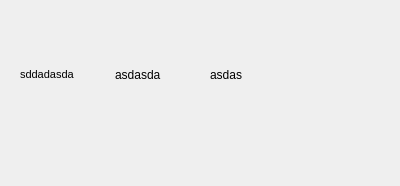
<?xml version="1.0" encoding="UTF-8"?>
<ui version="4.0">
 <class>Form</class>
 <widget class="QWidget" name="Form">
  <property name="geometry">
   <rect>
    <x>0</x>
    <y>0</y>
    <width>400</width>
    <height>186</height>
   </rect>
  </property>
  <property name="windowTitle">
   <string>Form</string>
  </property>
  <layout class="QGridLayout" name="gridLayout" rowstretch="0" columnstretch="0">
   <item row="0" column="0">
    <widget class="QWidget" name="container" native="true">
     <layout class="QGridLayout" name="gridLayout_2">
      <item row="1" column="0">
       <layout class="QGridLayout" name="cont_layout" rowstretch="3,2,6" columnstretch="1,1,2">
        <property name="horizontalSpacing">
         <number>10</number>
        </property>
        <property name="verticalSpacing">
         <number>5</number>
        </property>
        <item row="1" column="1">
         <widget class="QLabel" name="Time">
          <property name="text">
           <string>asdasda</string>
          </property>
         </widget>
        </item>
        <item row="0" column="0" colspan="3">
         <widget class="QLabel" name="Headline">
          <property name="font">
           <font>
            <family>Arial</family>
            <pointsize>16</pointsize>
            <weight>75</weight>
            <bold>true</bold>
           </font>
          </property>
          <property name="text">
           <string/>
          </property>
         </widget>
        </item>
        <item row="1" column="0">
         <widget class="QLabel" name="Source">
          <property name="font">
           <font>
            <pointsize>8</pointsize>
           </font>
          </property>
          <property name="text">
           <string>sddadasda</string>
          </property>
         </widget>
        </item>
        <item row="1" column="2">
         <widget class="QLabel" name="SentimentLabel">
          <property name="text">
           <string>asdas</string>
          </property>
         </widget>
        </item>
        <item row="2" column="0" colspan="3">
         <widget class="QLabel" name="Summary">
          <property name="font">
           <font>
            <pointsize>10</pointsize>
           </font>
          </property>
          <property name="text">
           <string/>
          </property>
          <property name="wordWrap">
           <bool>true</bool>
          </property>
         </widget>
        </item>
       </layout>
      </item>
     </layout>
    </widget>
   </item>
  </layout>
 </widget>
 <resources/>
 <connections/>
</ui>
